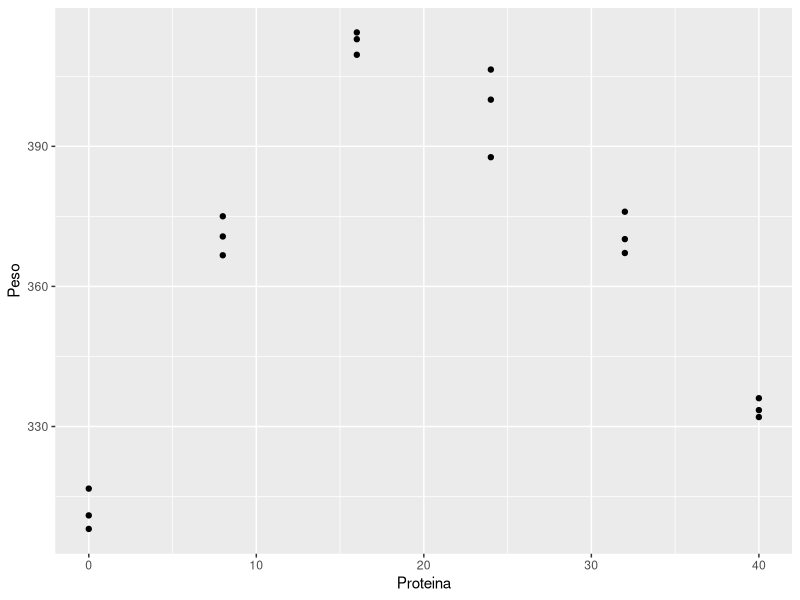
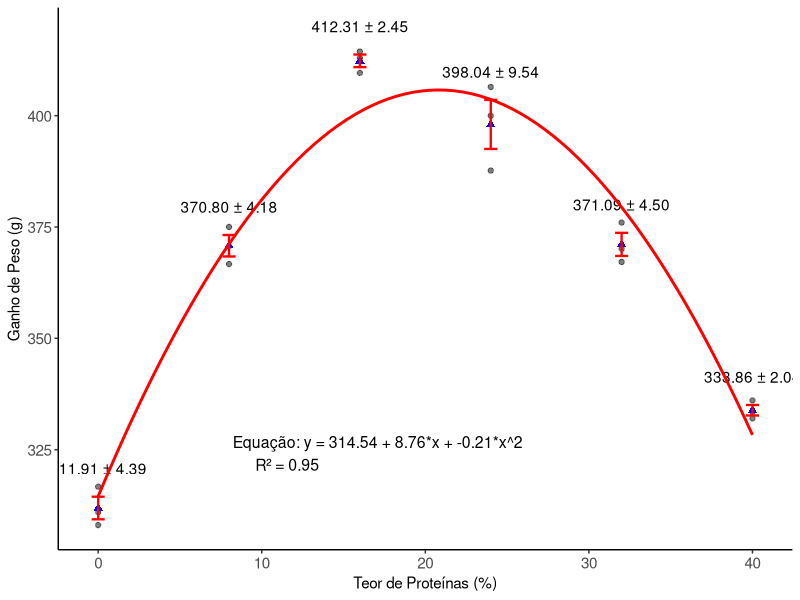

Source code (R) for these figures, in order:
# Carregue os pacotes no seu script:
library(ggplot2)

# Crie os dados fictícios (teor de proteínas de 0% a 40%, com dados em triplicata para cada ponto):
set.seed(123)  # Para reprodutibilidade
teor_proteinas <- seq(0, 40, by=8)

# Ajustando a dispersão nos dados:
# A curva atinge um máximo em torno de 20% de proteínas e depois decresce
ganho_peso <- -0.2 * (teor_proteinas - 20)^2 + 400 + rnorm(length(teor_proteinas), 0, 10)

dados <- data.frame(
  Proteina = rep(teor_proteinas, each=3),
  Peso = rep(ganho_peso, each=3) + rnorm(length(ganho_peso) * 3, 0, 5)  # Menor variabilidade nos triplicatas
)

# Visualize a dispersão dos pontos:
ggplot(dados, aes(x = Proteina, y = Peso)) + geom_point()

# Prepare o modelo polinomial do segundo grau:
dados$Proteina2 <- dados$Proteina^2
modelo_pol <- lm(Peso ~ Proteina + Proteina2, data = dados)

# Extraia os coeficientes e o valor de R²:
coeficientes <- coef(modelo_pol)
a <- coeficientes["(Intercept)"]
b <- coeficientes["Proteina"]
c <- coeficientes["Proteina2"]
r2 <- summary(modelo_pol)$r.squared

# ------------------------------
library(ggplot2)
library(dplyr)
library(ggthemes)
library(ggpubr)

# Supondo que os dados originais já foram criados com triplicatas, como especificado anteriormente
# dados <- data.frame(...)

# Calcular a média, o erro padrão e o desvio padrão para cada nível de Proteina
dados_sumario <- dados %>%
  group_by(Proteina) %>%
  summarise(
    Media = mean(Peso),
    ErroPadrao = sd(Peso) / sqrt(n()),
    DesvioPadrao = sd(Peso),
    .groups = 'drop'  # Removendo o agrupamento após o summarise
  )

# Preparando o modelo polinomial para usar na linha de ajuste
dados$Proteina2 <- dados$Proteina^2
modelo_pol <- lm(Peso ~ Proteina + Proteina2, data = dados)

# Gráfico com média e barra de erro padrão
ggplot(dados, aes(x = Proteina, y = Peso)) +
  geom_point(alpha=0.5, color = "black") +  # Pontos semi-transparentes para visualizar a sobreposição
  geom_point(data = dados_sumario, aes(y = Media), color = "blue", size = 2, shape = 17) +  # Pontos da média
  geom_errorbar(data = dados_sumario, 
                aes(ymin = Media - ErroPadrao, 
                    ymax = Media + ErroPadrao, 
                    x = Proteina,
                    y = Media), 
                linewidth = 0.8,
                width = 0.8, 
                color = "red") +
  geom_text(data = dados_sumario, aes(label = sprintf("%.2f ± %.2f", Media, DesvioPadrao), y = Media + ErroPadrao + 5), vjust = 0) +
  stat_smooth(data = dados, aes(x = Proteina, y = Peso), method = "lm", formula = y ~ poly(x, 2), se = FALSE, color = "red", linetype = "solid") +
  labs(x = "Teor de Proteínas (%)",
       y = "Ganho de Peso (g)") +
  annotate("text", x = min(dados$Proteina) + 10, y = min(dados$Peso) + 20, hjust = 0.1, vjust = 1,
           label = sprintf("Equação: y = %.2f + %.2f*x + %.2f*x^2\nR² = %.2f", coef(modelo_pol)["(Intercept)"], coef(modelo_pol)["Proteina"], coef(modelo_pol)["Proteina2"], summary(modelo_pol)$r.squared),
           size = 4, color = "black") +
  theme_classic() +
  theme(axis.text = element_text(size = 11))
